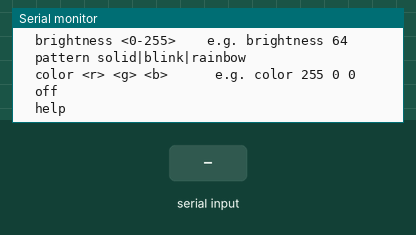
Simulated run of this sketch. Board: ESP32-S3. Parts: the last lines printed to the serial monitor. Inputs (shaded band) come from the test bench.

Above: at 1.5 s.
1.6 s: "pin \n" received over Serial
At 2.5 s:
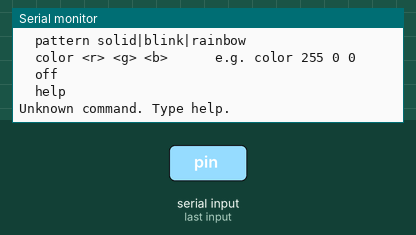
3.1 s: "pin ,45\n" received over Serial
At 3.6 s:
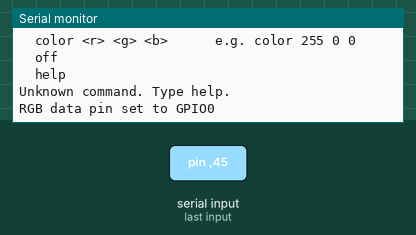
4.6 s: "brightness 90\n" received over Serial
At 5.8 s:
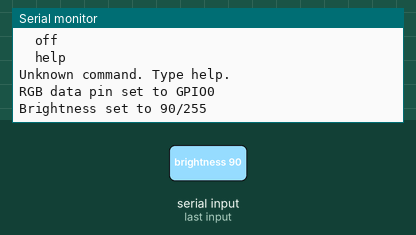
6.1 s: "color 90 45 200\n" received over Serial
At 7.1 s:
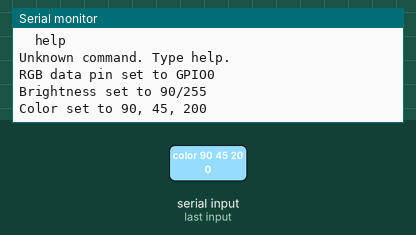

The sketch:

rgb_pin_test.ino
```cpp
/*
  ESP32-S3 dual-USB board RGB test

  Board target: ESP32-S3-WROOM-1 N8R2 / YD-ESP32-S3-style board
  The onboard WS2812/SK68XX RGB LED is normally on GPIO48.

  Serial monitor: 115200 baud
  Commands:
    help
    pin 48
    brightness 25
    pattern rainbow
    pattern solid
    pattern blink
    color 255 0 0
    off
*/

#include <Arduino.h>

// Change this if your board revision routes RGB to another GPIO.
uint8_t rgbPin = 48;
uint8_t brightness = 32;  // 0-255; 32 is intentionally not full brightness.

enum Pattern { SOLID, BLINK, RAINBOW };
Pattern pattern = RAINBOW;
uint8_t solidR = 255;
uint8_t solidG = 0;
uint8_t solidB = 0;

unsigned long lastFrame = 0;
uint16_t hue = 0;
bool blinkOn = true;

uint8_t scaled(uint8_t value) {
  return (uint16_t)value * brightness / 255;
}

void showRgb(uint8_t r, uint8_t g, uint8_t b) {
  // ESP32 Arduino's built-in NeoPixel driver sends the required WS2812 waveform.
  neopixelWrite(rgbPin, scaled(r), scaled(g), scaled(b));
}

void hsvToRgb(uint16_t h, uint8_t &r, uint8_t &g, uint8_t &b) {
  uint8_t region = h / 43;
  uint8_t remainder = (h - region * 43) * 6;
  uint8_t p = 0;
  uint8_t q = 255 - remainder;
  uint8_t t = remainder;

  switch (region) {
    case 0: r = 255; g = t; b = p; break;
    case 1: r = q; g = 255; b = p; break;
    case 2: r = p; g = 255; b = t; break;
    case 3: r = p; g = q; b = 255; break;
    case 4: r = t; g = p; b = 255; break;
    default: r = 255; g = p; b = q; break;
  }
}

void printHelp() {
  Serial.println();
  Serial.println("RGB test commands:");
  Serial.println("  pin <gpio>             e.g. pin 48");
  Serial.println("  brightness <0-255>    e.g. brightness 64");
  Serial.println("  pattern solid|blink|rainbow");
  Serial.println("  color <r> <g> <b>      e.g. color 255 0 0");
  Serial.println("  off");
  Serial.println("  help");
  Serial.println();
}

void handleCommand(String command) {
  command.trim();
  command.toLowerCase();
  if (command == "help") {
    printHelp();
  } else if (command == "off") {
    showRgb(0, 0, 0);
    pattern = SOLID;
    solidR = solidG = solidB = 0;
  } else if (command.startsWith("pin ")) {
    int value = command.substring(4).toInt();
    if (value >= 0 && value <= 48) {
      showRgb(0, 0, 0);
      rgbPin = value;
      Serial.printf("RGB data pin set to GPIO%d\n", rgbPin);
    }
  } else if (command.startsWith("brightness ")) {
    int value = command.substring(11).toInt();
    brightness = constrain(value, 0, 255);
    Serial.printf("Brightness set to %u/255\n", brightness);
  } else if (command == "pattern solid") {
    pattern = SOLID;
  } else if (command == "pattern blink") {
    pattern = BLINK;
  } else if (command == "pattern rainbow") {
    pattern = RAINBOW;
  } else if (command.startsWith("color ")) {
    int r, g, b;
    if (sscanf(command.c_str(), "color %d %d %d", &r, &g, &b) == 3) {
      solidR = constrain(r, 0, 255);
      solidG = constrain(g, 0, 255);
      solidB = constrain(b, 0, 255);
      pattern = SOLID;
      Serial.printf("Color set to %u, %u, %u\n", solidR, solidG, solidB);
    }
  } else {
    Serial.println("Unknown command. Type help.");
  }
}

void setup() {
  Serial.begin(115200);
  delay(300);
  showRgb(0, 0, 0);
  Serial.println("ESP32-S3 RGB test started");
  Serial.printf("GPIO: %u, brightness: %u/255\n", rgbPin, brightness);
  printHelp();
}

void loop() {
  if (Serial.available()) {
    handleCommand(Serial.readStringUntil('\n'));
  }

  unsigned long now = millis();
  if (now - lastFrame < 40) return;
  lastFrame = now;

  if (pattern == SOLID) {
    showRgb(solidR, solidG, solidB);
  } else if (pattern == BLINK) {
    blinkOn = !blinkOn;
    showRgb(blinkOn ? solidR : 0, blinkOn ? solidG : 0, blinkOn ? solidB : 0);
  } else {
    uint8_t r, g, b;
    hsvToRgb(hue, r, g, b);
    showRgb(r, g, b);
    hue += 2;
  }
}
```

Measured:
- after the input at 1.6 s, the serial monitor: prints a new line at once (image 1)
- after the input at 3.1 s, the serial monitor: prints a new line at once (image 2)
- after the input at 4.6 s, the serial monitor: prints a new line at once (image 3)
- after the input at 6.1 s, the serial monitor: prints a new line at once (image 4)
